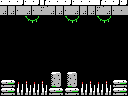

A 2D game scene composited from a Tiled map and its tileset images. What follows is a short description and the map's XML, with every tile layer's data as written:
An orthogonal 16x12 tile map with 8x8 px tiles, 1 tile layer (Tile Layer 1) and 1 object (item).

<map version="1.0" orientation="orthogonal" renderorder="right-down" width="16" height="12" tilewidth="8" tileheight="8" nextobjectid="2">
 <properties>
  <property name="left" value="hole" />
  <property name="right" value="hole" />
 </properties>
 <tileset firstgid="1" name="tiles" tilewidth="8" tileheight="8" tilecount="256" columns="16">
  <image source="tiles.png" width="128" height="128" />
 </tileset>
 <layer name="Tile Layer 1" width="16" height="12">
  <data encoding="csv">
156,156,247,156,247,151,156,156,247,156,156,156,151,156,247,247,
152,152,153,152,153,153,152,152,153,152,152,152,153,152,153,153,
1,1,1,97,98,1,1,1,97,98,1,1,97,98,1,1,
1,1,1,1,1,1,1,1,1,1,1,1,1,1,1,1,
1,1,1,1,1,1,1,1,1,1,1,1,1,1,1,1,
1,1,1,1,1,1,1,1,1,1,1,1,1,1,1,1,
1,1,1,1,1,1,1,1,1,1,1,1,1,1,1,1,
1,1,1,1,1,1,1,1,1,1,1,1,1,1,1,1,
1,1,1,1,1,1,1,1,1,1,1,1,1,1,1,1,
1,1,1,1,1,1,196,197,196,197,1,1,1,1,1,1,
244,245,253,142,253,142,228,229,228,229,253,142,253,142,244,245,
244,245,133,134,133,134,244,245,244,245,133,134,133,134,244,245
</data>
 </layer>
 <objectgroup name="objects">
  <object id="1" type="item" x="56" y="56" width="16" height="16" />
 </objectgroup>
</map>
